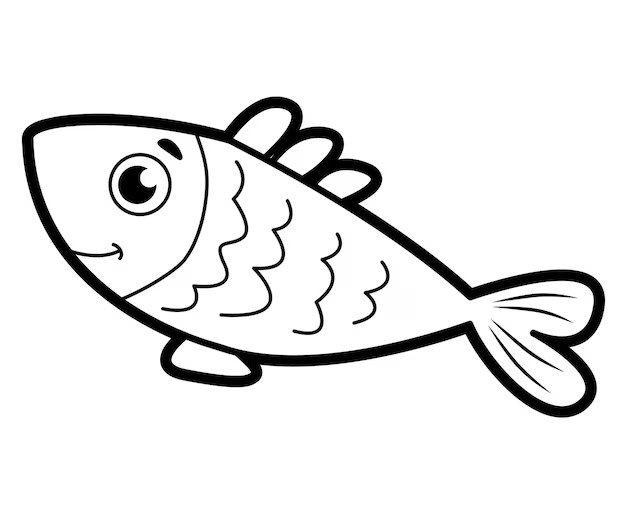
#> input picture assets/input/fish.jpg, 626 x 527 px, found by its file name
$ python image_processor.py
#> lines starting #> are read from the running program, lines starting #| are printed output that depends on the picture; after the words box and inside, x2 and y2 are one past the last pixel; in counts of white or black regions, pixels touching at a corner belong together
import cv2
import numpy as np
import os
import platform

def remove_white_background(input_path="aquatic_sim/assets/input/fish.jpg", output_path="aquatic_sim/assets/output/fish_transparent.png", threshold=240):
    """
    Enhanced background removal with multiple techniques
    """
#> called with input_path = 'aquatic_sim/assets/input/fish.jpg', threshold = 240
    if platform.system() == "Emscripten":
        print("⚠️ Image processing skipped in Pyodide environment")
        return True

    try:
        if not os.path.exists(input_path):
            raise FileNotFoundError(f"Image {input_path} not found")

        img = cv2.imread(input_path, cv2.IMREAD_UNCHANGED)
#> img is the input picture: shape (527, 626); min 0, max 255, mean 234.2
        if img is None:
            raise FileNotFoundError(f"Failed to read {input_path}")

        print(f"Processing image: {input_path}")
        print(f"Image size: {img.shape}")
#| Image size: (527, 626)

        if len(img.shape) == 2:
            img = cv2.cvtColor(img, cv2.COLOR_GRAY2BGRA)
#> img: shape (527, 626, 4)
        elif len(img.shape) == 3 and img.shape[2] == 3:
            img = cv2.cvtColor(img, cv2.COLOR_BGR2BGRA)
        elif len(img.shape) == 3 and img.shape[2] == 4:
            pass
        else:
            raise ValueError(f"Unsupported image format: {img.shape}")

        success = _remove_by_color_threshold(img, threshold, output_path)
        if success:
            return True

        success = _remove_by_edge_detection(img, output_path)
        if success:
            return True

        success = _remove_by_adaptive_threshold(img, output_path)
        return success

    except Exception as e:
        print(f"Error: {str(e)}")
        return False

def _remove_by_color_threshold(img, threshold, output_path):
    """Method 1: Simple color thresholding"""
#> called with threshold = 240
    try:
        gray = cv2.cvtColor(img, cv2.COLOR_BGRA2GRAY)
        _, thresh = cv2.threshold(gray, threshold, 255, cv2.THRESH_BINARY_INV)
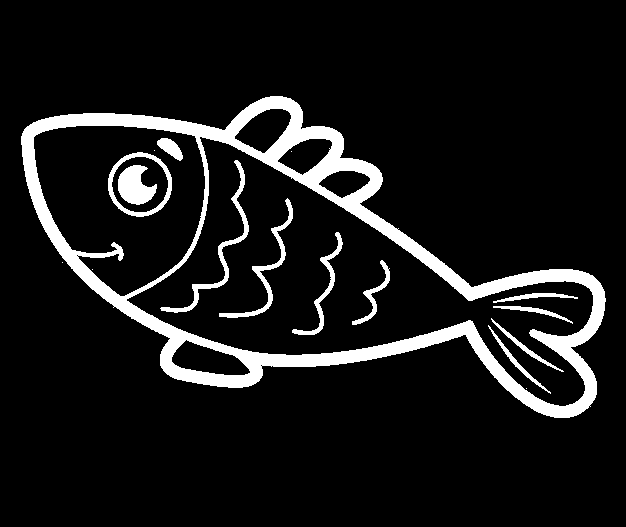
#> thresh: shape (527, 626); 9.6% white; 17 white regions (5 under 20 px), largest, box (x1, y1, x2, y2) and area: (21, 96, 606, 418) 25275, (160, 160, 249, 313) 1049, (118, 165, 157, 205) 1014

        kernel = np.ones((3,3), np.uint8)
        thresh = cv2.morphologyEx(thresh, cv2.MORPH_CLOSE, kernel)
#> thresh: shape (527, 626); 9.6% white; 15 white regions (3 under 20 px), largest, box (x1, y1, x2, y2) and area: (21, 96, 606, 418) 25342, (160, 160, 249, 313) 1049, (118, 165, 157, 205) 1014
        thresh = cv2.morphologyEx(thresh, cv2.MORPH_OPEN, kernel)
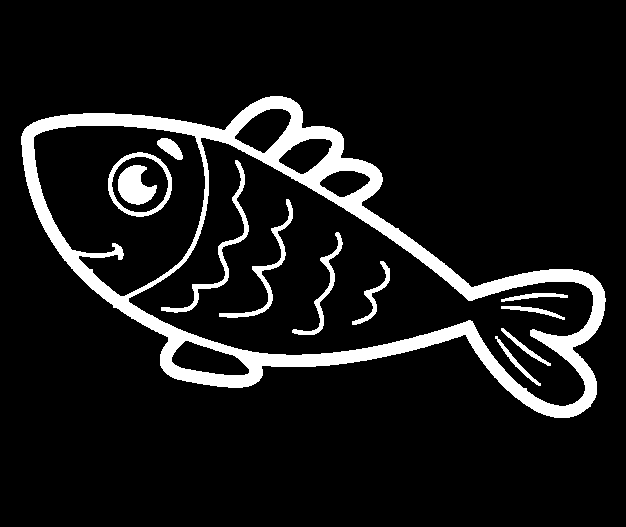
#> thresh: shape (527, 626); 9.6% white; 12 white regions

        contours, _ = cv2.findContours(thresh, cv2.RETR_EXTERNAL, cv2.CHAIN_APPROX_SIMPLE)
#> contours = 1 contour; box (x1, y1, x2, y2) and area: (21, 96, 606, 418) 100313
        if not contours:
            return False

        largest_contour = max(contours, key=cv2.contourArea)
#> largest_contour = contour of 690 points, box (x1, y1, x2, y2) (21, 96, 606, 418), area 100313
        mask = np.zeros(img.shape[:2], dtype=np.uint8)
        cv2.drawContours(mask, [largest_contour], -1, 255, -1)
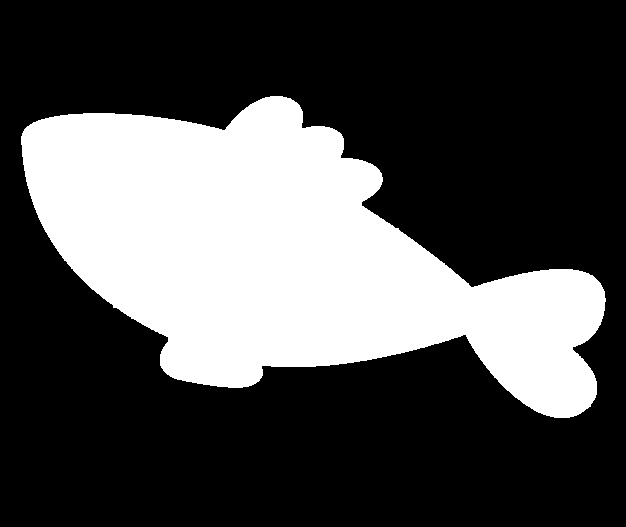
#> mask: shape (527, 626); 30.6% white; 1 white region, box (x1, y1, x2, y2) and area: (21, 96, 606, 418) 101086

        mask = cv2.GaussianBlur(mask, (3, 3), 0)
        img[:, :, 3] = mask
#> in remove_white_background, `success = _remove_by_color_threshold(img, threshold, output_path)`: success = True

        os.makedirs(os.path.dirname(output_path), exist_ok=True)
        cv2.imwrite(output_path, img)
        print(f"✅ Method 1 succeeded: {output_path}")
        return True

    except Exception as e:
        print(f"Method 1 failed: {e}")
        return False

# [67 lines left out: functions _remove_by_edge_detection, _remove_by_adaptive_threshold, not called in this run]

def enhance_fish_image(input_path, output_path=None):
    """
    Enhance fish image for better animation
    """
    if platform.system() == "Emscripten":
        print("⚠️ Image enhancement skipped in Pyodide environment")
        return True

    if output_path is None:
        name, ext = os.path.splitext(input_path)
        output_path = f"{name}_enhanced{ext}"

    try:
        img = cv2.imread(input_path, cv2.IMREAD_UNCHANGED)
        if img is None:
            return False

        lab = cv2.cvtColor(img[:,:,:3], cv2.COLOR_BGR2LAB)
#> lab: shape (527, 626, 3); mean of channels 0, 1, 2 234.3, 128, 128
        l, a, b = cv2.split(lab)
#> a: shape (527, 626); every value is 128
        clahe = cv2.createCLAHE(clipLimit=2.0, tileGridSize=(8,8))
        l = clahe.apply(l)
        enhanced = cv2.merge([l, a, b])
#> enhanced: shape (527, 626, 3); mean of channels 0, 1, 2 234.5, 128, 128
        enhanced = cv2.cvtColor(enhanced, cv2.COLOR_LAB2BGR)

        if img.shape[2] == 4:
            enhanced = cv2.cvtColor(enhanced, cv2.COLOR_BGR2BGRA)
#> enhanced: shape (527, 626, 4)
            enhanced[:,:,3] = img[:,:,3]

        cv2.imwrite(output_path, enhanced)
        print(f"✅ Enhanced image saved: {output_path}")
        return True

    except Exception as e:
        print(f"Enhancement failed: {e}")
        return False

if __name__ == "__main__" and platform.system() != "Emscripten":
    input_file = "aquatic_sim/assets/input/fish.jpg"
    output_file = "aquatic_sim/assets/output/fish_transparent.png"

    if remove_white_background(input_file, output_file):
        print("✅ Processing completed successfully!")
        enhance_fish_image(output_file, "aquatic_sim/assets/output/fish_enhanced.png")
    else:
        print("❌ Processing failed!")
